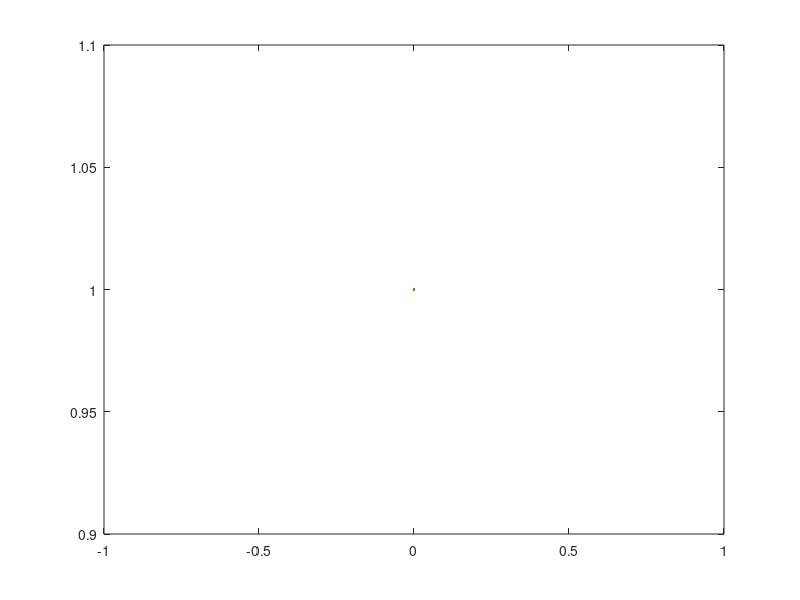

Reproduce this figure in MATLAB.
% BT-FS scheme for hyperbolic pde
clear all
clc
L=input('Enter the total lenth of spatial variable')
T=input('Enter the upper bound for time grid')
h=input('Enter the length of each spatial grids')
k=input('Enter the length of each time grids')
N=L/h;
M=T/k;
R=k/h;

A=zeros(N);
U=zeros(N+1,1);
B=zeros(N,1);
% write given boundry conditions
for j=1:N
    B(j,1)=1;
end
U(N+1,1)=1; 
% Costruct matrix A 
for i=1:M
    for j=1:N
        if (j==i)
            A(i,j)=1-R;
             if(j<=N-1)
                A(i,j+1)=R;
             end
        end
    end
end
A

U(1:N)=inv(A)*B
plot(0:h:1,U)
